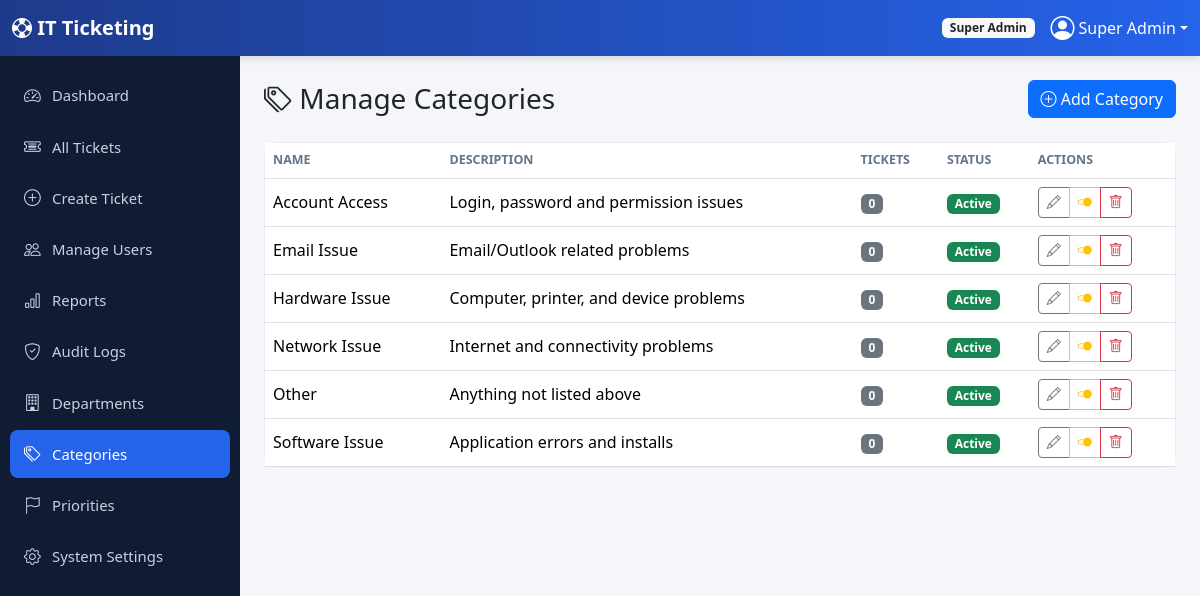
Screenshot of /admin/categories.php (signed in) with the database file from the repository.
### tables this page shows
CREATE TABLE users (
  id INT AUTO_INCREMENT PRIMARY KEY,
  name VARCHAR(100) NOT NULL,
  email VARCHAR(150) NOT NULL UNIQUE,
  phone VARCHAR(30) DEFAULT NULL,
  password VARCHAR(255) NOT NULL,
  role ENUM('super_admin','it_admin','technician','user') NOT NULL DEFAULT 'user',
  department_id INT DEFAULT NULL,
  status ENUM('active','inactive','suspended') NOT NULL DEFAULT 'active',
  avatar VARCHAR(255) DEFAULT NULL,
  remember_token VARCHAR(255) DEFAULT NULL,
  reset_token VARCHAR(255) DEFAULT NULL,
  reset_expires DATETIME DEFAULT NULL,
  last_login DATETIME DEFAULT NULL,
  created_at TIMESTAMP DEFAULT CURRENT_TIMESTAMP,
  updated_at TIMESTAMP DEFAULT CURRENT_TIMESTAMP ON UPDATE CURRENT_TIMESTAMP,
  FOREIGN KEY (department_id) REFERENCES departments(id) ON DELETE SET NULL
);

CREATE TABLE categories (
  id INT AUTO_INCREMENT PRIMARY KEY,
  name VARCHAR(100) NOT NULL,
  description VARCHAR(255) DEFAULT NULL,
  status TINYINT(1) NOT NULL DEFAULT 1,
  created_at TIMESTAMP DEFAULT CURRENT_TIMESTAMP
);

### includes/functions.php (called while the page is built, shortened)
<?php
require_once __DIR__ . '/../config/db.php';
function isLoggedIn() {
    return isset($_SESSION['user_id']);
}
function currentUser() {
    global $pdo;
    static $user = null;
    if ($user === null) {
        $stmt = $pdo->prepare("SELECT * FROM users WHERE id = ?");
        $stmt->execute([$_SESSION['user_id']]);
        $user = $stmt->fetch();
    }
    return $user;
}
function roleLabel($role) {
    $labels = [
        'super_admin' => 'Super Admin',
        'it_admin'    => 'IT Admin',
        'technician'  => 'Technician',
        'user'        => 'User',
    ];
    return $labels[$role] ?? ucfirst($role);
}
function dashboardUrl($role = null) {
    $role = $role ?? ($_SESSION['role'] ?? 'user');
    if (in_array($role, ['super_admin', 'it_admin'])) return 'admin/dashboard.php';
    return 'user/dashboard.php';
}
function baseUrl($path = '') {
    $base = rtrim(dirname($_SERVER['SCRIPT_NAME']), '/\\');
    $root = preg_replace('#/(admin|technician|user|auth|ajax)$#', '', $base);
    return $root . '/' . ltrim($path, '/');
}
function csrfToken() {
    return $_SESSION['csrf_token'];
}
function e($str) {
    return htmlspecialchars($str ?? '', ENT_QUOTES, 'UTF-8');
}

### admin/categories.php (the view, shortened to what this page needs)
<?php
require_once __DIR__ . '/../includes/functions.php';
$categories = $pdo->query("SELECT d.*, (SELECT COUNT(*) FROM tickets t WHERE t.category_id=d.id) ticket_count FROM categories d ORDER BY d.name")->fetchAll();
include __DIR__ . '/../includes/header.php';
?>
<div class="d-flex">
<?php include __DIR__ . '/../includes/sidebar.php'; ?>
<div class="main-content flex-grow-1">
  <div class="d-flex justify-content-between align-items-center mb-4">
    <h3 class="mb-0"><i class="bi bi-tags"></i> Manage Categories</h3>
    <button class="btn btn-primary" data-bs-toggle="modal" data-bs-target="#deptModal" onclick="resetForm()"><i class="bi bi-plus-circle"></i> Add Category</button>
  </div>
  <div class="card">
    <div class="table-responsive">
      <table class="table table-hover align-middle mb-0">
        <thead><tr><th>Name</th><th>Description</th><th>Tickets</th><th>Status</th><th>Actions</th></tr></thead>
        <tbody>
        <?php foreach ($categories as $d): ?>
          <tr>
            <td><?= e($d['name']) ?></td>
            <td><?= e($d['description']) ?></td>
            <td><span class="badge bg-secondary"><?= $d['ticket_count'] ?></span></td>
            <td><span class="badge bg-<?= $d['status']?'success':'secondary' ?>"><?= $d['status']?'Active':'Inactive' ?></span></td>
            <td>
              <div class="btn-group btn-group-sm">
                <button class="btn btn-outline-secondary" onclick='editModal(<?= json_encode($d) ?>)'><i class="bi bi-pencil"></i></button>
                <a href="?toggle=<?= $d['id'] ?>&csrf=<?= csrfToken() ?>" class="btn btn-outline-warning"><i class="bi bi-toggle2-<?= $d['status']?'on':'off' ?>"></i></a>
                <a href="?delete=<?= $d['id'] ?>&csrf=<?= csrfToken() ?>" class="btn btn-outline-danger confirm-delete"><i class="bi bi-trash"></i></a>
              </div>
            </td>
          </tr>
        <?php endforeach; ?>
        </tbody>
      </table>
    </div>
  </div>
</div>
</div>
<?php include __DIR__ . '/../includes/footer.php'; ?>

### includes/header.php (shortened to what this page needs)
<?php
require_once __DIR__ . '/functions.php';
$user = currentUser();
?>
<!DOCTYPE html>
<html lang="en">
<head>
<link href="https://cdn.jsdelivr.net/npm/bootstrap@5.3.3/dist/css/bootstrap.min.css" rel="stylesheet">
<link href="https://cdn.jsdelivr.net/npm/bootstrap-icons@1.11.3/font/bootstrap-icons.css" rel="stylesheet">
<link href="<?= baseUrl('assets/css/style.css') ?>" rel="stylesheet">
</head>
<body>
<?php if (isLoggedIn()): ?>
<nav class="navbar navbar-expand-lg navbar-dark app-navbar sticky-top">
  <div class="container-fluid">
    <a class="navbar-brand fw-bold" href="<?= baseUrl(dashboardUrl()) ?>"><i class="bi bi-life-preserver"></i> IT Ticketing</a>
    <div class="ms-auto d-flex align-items-center gap-3">
      <span class="badge bg-light text-dark d-none d-md-inline"><?= e(roleLabel($_SESSION['role'])) ?></span>
      <div class="dropdown">
        <a href="#" class="d-flex align-items-center text-white text-decoration-none dropdown-toggle" data-bs-toggle="dropdown">
          <i class="bi bi-person-circle fs-4 me-1"></i> <?= e($user['name'] ?? '') ?>
        </a>
      </div>
    </div>
  </div>
</nav>
<?php endif; ?>

### includes/sidebar.php (shortened to what this page needs)
<?php
$role = $_SESSION['role'] ?? 'user';
$current = basename($_SERVER['PHP_SELF']);
function navLink($url, $icon, $label, $current, $match) {
    $active = ($current === $match) ? 'active' : '';
    echo '<a href="' . $url . '" class="nav-link ' . $active . '"><i class="bi ' . $icon . '"></i> <span>' . $label . '</span></a>';
}
?>
<div class="sidebar" id="appSidebar">
  <div class="sidebar-inner">
    <?php if (in_array($role, ['super_admin','it_admin'])): ?>
        <?php navLink(baseUrl('admin/dashboard.php'), 'bi-speedometer2', 'Dashboard', $current, 'dashboard.php'); ?>
        <?php if ($role === 'super_admin'): ?>
            <?php navLink(baseUrl('admin/departments.php'), 'bi-building', 'Departments', $current, 'departments.php'); ?>
            <?php navLink(baseUrl('admin/categories.php'), 'bi-tags', 'Categories', $current, 'categories.php'); ?>
            <?php navLink(baseUrl('admin/priorities.php'), 'bi-flag', 'Priorities', $current, 'priorities.php'); ?>
            <?php navLink(baseUrl('admin/settings.php'), 'bi-gear', 'System Settings', $current, 'settings.php'); ?>
        <?php endif; ?>
    <?php endif; ?>
  </div>
</div>

### includes/footer.php (shortened to what this page needs)
</body>
</html>

### assets/css/style.css (style rules this page uses)
:root { --brand-primary: #2563eb; --brand-dark: #1e3a8a; --sidebar-width: 240px; }
body { background: #f4f6f9; font-family: 'Segoe UI', system-ui, -apple-system, sans-serif; }
.app-navbar { background: linear-gradient(90deg, var(--brand-dark), var(--brand-primary)); box-shadow: 0 2px 8px rgba(0,0,0,.15); }
.sidebar { position: fixed; top: 56px; left: 0; bottom: 0; width: var(--sidebar-width); background: #101c34; overflow-y: auto; z-index: 1030; transition: transform .25s ease; }
.sidebar-inner { padding: 16px 10px; }
.sidebar .nav-link { color: #c7d1e0; padding: 11px 14px; border-radius: 8px; margin-bottom: 4px; display: flex; align-items: center; gap: 10px; font-size: .93rem; }
.sidebar .nav-link i { font-size: 1.05rem; width: 18px; }
.sidebar .nav-link.active { background: var(--brand-primary); color: #fff; }
.main-content { margin-left: var(--sidebar-width); padding: 24px; min-height: calc(100vh - 56px); }
.card { border-radius: 12px; border: 1px solid #e9edf3; }
.table thead th { font-size: .78rem; text-transform: uppercase; color: #64748b; border-bottom-width: 1px; }

### rows the page displays
users: name "Super Admin"
categories: name "Account Access", description "Login, password and permission issues", ticket_count "0", status "Active"
categories: name "Email Issue", description "Email/Outlook related problems", ticket_count "0", status "Active"
categories: name "Hardware Issue", description "Computer, printer, and device problems", ticket_count "0", status "Active"
categories: name "Network Issue", description "Internet and connectivity problems", ticket_count "0", status "Active"
categories: name "Other", description "Anything not listed above", ticket_count "0", status "Active"
categories: name "Software Issue", description "Application errors and installs", ticket_count "0", status "Active"

### other values shown
roleLabel($_SESSION['role']) "Super Admin"
$label "Dashboard All Tickets Create Ticket Manage Users Reports Audit Logs Departments Categories Priorities System Settings"
